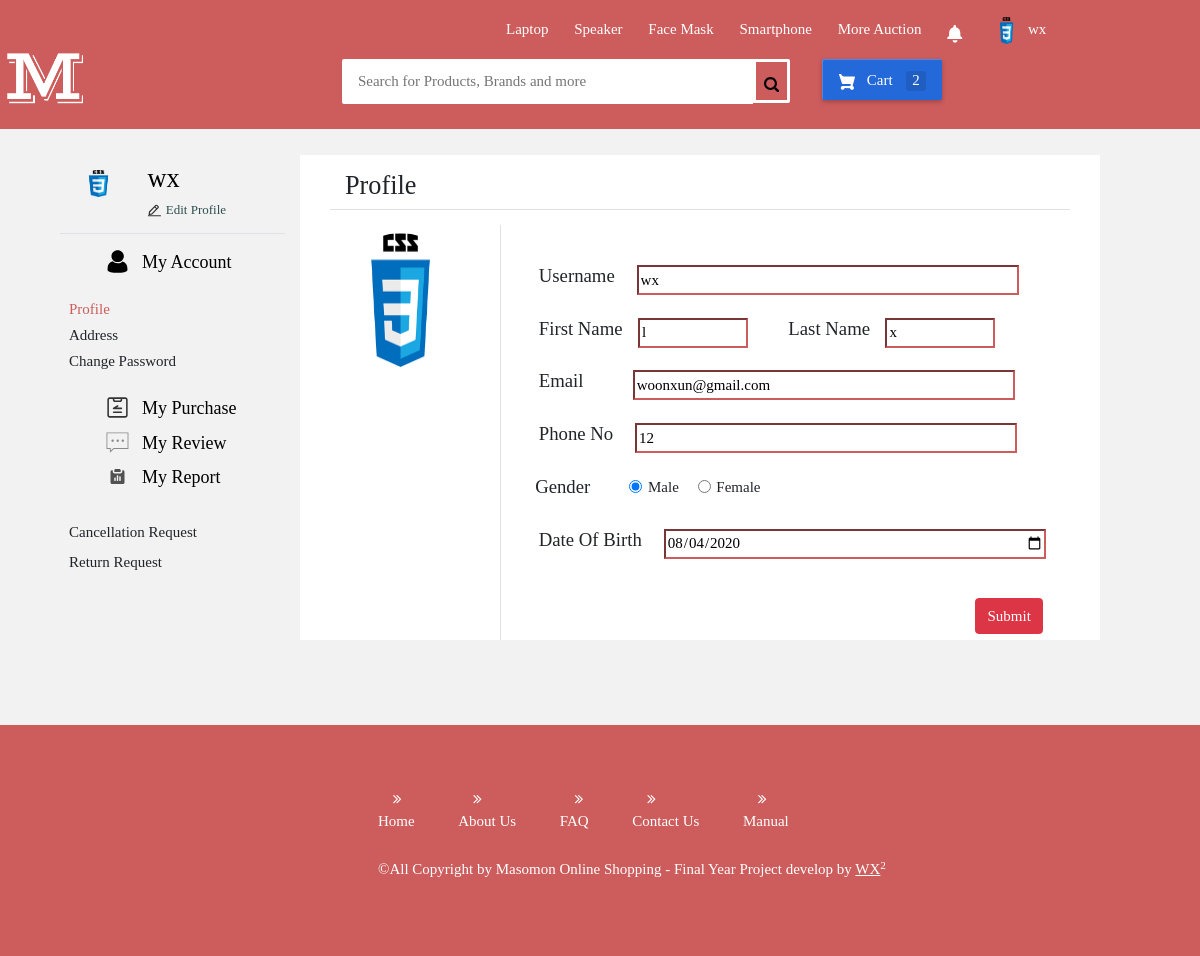
The app's page /user/profile.php (signed in) with its own data.
### tables this page shows
CREATE TABLE `user` (
  `userId` varchar(255) NOT NULL,
  `userName` varchar(255) NOT NULL,
  `firstName` varchar(255) NOT NULL,
  `lastName` varchar(255) NOT NULL,
  `email` varchar(255) NOT NULL,
  `phoneNo` int(11) NOT NULL,
  `gender` varchar(6) NOT NULL,
  `birthday` date NOT NULL,
  `image` varchar(255) NOT NULL,
  `password` varchar(255) NOT NULL,
  `create_date` timestamp NULL DEFAULT NULL,
  `lastLogin` timestamp NOT NULL DEFAULT current_timestamp()
);

### user/profile.php (the view, shortened to what this page needs)
<?php
include("../config.php");
if(isset($_SESSION['username'])){
    $userId = $_SESSION['userId'];
    $getProfile = "Select * from user where userId = '$userId'";
    $resultGetProfile = $conn->query($getProfile);
    if($resultGetProfile->num_rows > 0){
        while($row = $resultGetProfile->fetch_assoc()){
            $userName = $row['userName'];
            $firstName = $row['firstName'];
            $lastName = $row['lastName'];
            $email = $row['email'];
            $phone = $row['phoneNo'];
            $gender = $row['gender'];
            $birthday = $row['birthday'];
            $image = $row['image'];
        }
    }
}
?>
<!DOCTYPE html>
<html lang="en">
<head>
    <link rel="stylesheet" href="../css/reset.css">
    <link rel="stylesheet" href="../css/homestyle.css">
    <link rel="stylesheet" href="../css/userAccount.css">
    <link href="//maxcdn.bootstrapcdn.com/bootstrap/4.0.0/css/bootstrap.min.css" rel="stylesheet" id="bootstrap-css">
    <link href="//maxcdn.bootstrapcdn.com/bootstrap/4.1.1/css/bootstrap.min.css" rel="stylesheet" id="bootstrap-css">
    <link rel="stylesheet" href="https://stackpath.bootstrapcdn.com/font-awesome/4.7.0/css/font-awesome.min.css" />
</head>
<body>
    <div class="body-size">
       <?php require '../user/header.php' ?>
    <form action="../user/profile.php" method="post"  enctype="multipart/form-data">
    <div class="col-md-12 profile-container">
        <div class="row">
            <div class="col-md-3 web-profile-bar" style="padding-left:5%;">
                <div class="col-md-12 border border-top-0 border-left-0 border-right-0 p-sm-2 imges-box-underline">
                    <a href="../user/profile.php">
                        <div class="row">
                            <div class="col-md-4 p-2 images-position">
                                <?php if(isset($_SESSION['username'])){
                                     if(empty($image)){ ?>
                                     <img src="../images/userIcon.png" class="rounded-circle" alt="" width="60%" height="60%">
                                <?php
                                     }else{?>
                                    <img src="../images/profileImage/<?php echo $image;?>" class="rounded-circle" alt="" width="60%" height="60%">
                                <?php }
                                }else{?>
                                    <img src="../images/userIcon.png" class="rounded-circle" alt="" width="60%" height="60%">
                                <?php } ?>
                            </div>
                            <div class="col-md-8">
                                <h3 class="imges-box-underline"><?php echo $userName;?></h3>
                                <h5 class="imges-box-underline">
                                Edit Profile</h5>
                            </div>
                        </div>
                    </a>
                </div>
                <div class="col-md-12 pt-3">
                    <div class="row pl-5">
                        <a href="../user/profile.php" class="profile-account-link">My Account</a>
                            <ul class="account-ul-text">
                                <li class="pt-1 profile-bar-link link-active"  onclick='window.location.href="../user/profile.php"'> Profile </li>
                                <li class="pt-1 profile-bar-link " onclick='window.location.href="../user/address.php"'>Address </li>
                                <li class="pt-1 profile-bar-link " onclick='window.location.href="../user/changePassword.php"'>Change Password </li>
                            </ul>
                    </div>
                    <div class="row pl-5 pt-2">
                        <a href="../user/purchasePage.php" class="profile-account-link">My Purchase</a>
                    </div>
                    <div class="row pl-5 pt-2 ">
                        <a href="../user/myReview.php" class="profile-account-link ">My Review</a>
                    </div>
                    <div class="row pl-5 pt-2">
                        <a href="../user/" class="profile-account-link" style="pointer-events:none">My Report</a>
                            <ul class="account-ul-text pt-1">
                                <li class="pt-2 profile-bar-link" onclick='window.location.href="../user/cancellationRequest.php"'>Cancellation Request</li>
                                <li class="pt-2 profile-bar-link" onclick='window.location.href="../user/returnRequest.php"'>Return Request</li>
                            </ul>
                    </div>
                </div>
            </div>
            <div class="col-md-8 mobile-right-box-m" style="background:white;">
                    <div class="row m-3">
                        <div class="col-md-12 border border-left-0 border-top-0 border-right-0">
                            <h3>Profile</h3>
                        </div>
                    </div>
                    <div class="row">
                        <div class="col-md-3 mt-2">
                            <div class="profile-images-upload">
                                <?php if(isset($_SESSION['username'])){
                                     if(empty($image)){ ?>
                                        <img src="../images/userIcon.png"  id="uimageBox" class="rounded-circle" alt="" width="100%" height="100%">
                                        <div class="profile-click-btn" id="UpdateText">Update</div>
                                <?php
                                     }else{?>
                                    <img src="../images/profileImage/<?php echo $image;?>" id="uimageBox" class="rounded-circle" alt="" width="100%" height="100%">
                                <?php }
                                }else{?>
                                <img src="../images/userIcon.png"  id="uimageBox" class="rounded-circle" alt="" width="100%" height="100%">
                                <div class="profile-click-btn" id="UpdateText">Update</div>
                                <?php } ?>
                            </div>
                        </div>
                        <div class="col-md-9 border border-top-0 border-right-0 border-bottom-0">
                            <div class="row" style="margin: 7% 0% 0% 4%;">
                                <h5>Username</h5>
                                <input type="text" class="profile-input-username" name="username" id="" placeholder="Username" value="<?php echo $userName;?>">
                            </div>
                            <div class="row mobile-input-name">
                                <div class="col-md-5 d-inline-flex">
                                    <h5>First Name</h5>
                                    <input type="text" class="profile-input-firstname" name="firstName" id="" placeholder="First Name" value="<?php echo $firstName;?>">
                                </div>
                                <div class="col-md-5 d-inline-flex">
                                    <h5>Last Name</h5>
                                    <input type="text" class="profile-input-lastname" name="lastName" id="" placeholder="Last Name" value="<?php echo $lastName;?>">
                                </div>
                            </div>
                            <div class="row" style="margin: 4% 0% 0% 4%;">
                                <h5>Email</h5>
                                <input type="email" class="profile-input-email" name="email" id="" placeholder="email" value="<?php echo $email;?>">
                            </div>
                            <div class="row" style="margin: 4% 0% 0% 4%;">
                                <h5>Phone No</h5>
                                <input type="tel" class="profile-input-username" name="phonenumber" id="" placeholder="phone number" value="<?php echo $phone;?>">
                            </div>
                            <div class="row mobile-profile-gender">
                                <h5>Gender</h5>
                                <div class="col-sm-10 d-inline-flex mobile-profile-gender-radio">
                                    <div class="form-check">
                                        <input class="form-check-input" type="radio" name="genderRadio" id="gridRadios1" value="male"  <?php if($gender=="male"){ echo "checked";}?> required/>
                                        <label class="form-check-label" for="gridRadios1">
                                            Male
                                        </label>
                                    </div>
                                    <div class="form-check" style="margin-left: 4%;">
                                        <input class="form-check-input" type="radio" name="genderRadio" id="gridRadios2" value="female"  <?php if($gender=="female"){ echo "checked";}?> required/>
                                        <label class="form-check-label" for="gridRadios2">
                                            Female
                                        </label>
                                    </div>
                                </div>
                            </div>
                            <div class="row" style="margin: 4% 0% 0% 4%;">
                                <h5>Date Of Birth</h5>
                                <input type="date" id="birthday" name="birthday" class="profile-input-birth" value="<?php echo $birthday;?>">
                            </div>
                            <div class="row mobile-profile-submit-btn">
                                <button type="submit" name="updateProfile" class="btn btn-danger">Submit</button>
                            </div>
                        </div>
                    </div>
            </form>
    <?php require '../user/footer.php' ?>
</body>
</html>

### user/header.php (shortened to what this page needs)
 <div class="header-box">
  <div id="flipkart-navbar">
          <div class="container">
              <div class="row row1">
                  <ul class="largenav pull-right">
                      <li class="upper-links"><a class="links" href="../user/searchProduct.php?query=Laptop">Laptop</a></li>
                      <li class="upper-links"><a class="links" href="../user/searchProduct.php?query=Speaker">Speaker</a></li>
                      <li class="upper-links"><a class="links" href="../user/searchProduct.php?query=Face Mask">Face Mask</a></li>
                      <li class="upper-links"><a class="links" href="../user/searchProduct.php?query=Smartphone">Smartphone</a></li>
                      <li class="upper-links"><a class="links" href="../user/auctionProduct.php">More Auction</a></li>
                      <li class="upper-links">
                          <a class="links" href="#">
                          </a>
                      </li>
                      <li class="upper-links">
                              <div class="account-info" id="showAccountBox">
                                  <?php
                                  if(isset($_SESSION['username'])){
                                      $user = $_SESSION['username'];
                                      $GetImage = "select image from user where userName ='$user'";
                                      $resultgetImage=$conn->query($GetImage);
                                      if($resultgetImage->num_rows>0){
                                          while($row = $resultgetImage->fetch_assoc()){
                                              $userImage = $row['image'];
                                  ?>
                                      <img src="../images/profileImage/<?php echo $userImage;?>" alt="" class="account-images">
                                      <span><?php echo $user ;?></span>
                                  <?php
                                              }
                                          }
                                      }else{ ?>
                                  <img src="../images/userIcon.png" alt="" class="account-images">
                                  <span>unlogin</span>
                                 <?php
                                 }
                                 ?>
                              </div>
                      </li>
                  </ul>
              </div>
              <div class="row row2">
                  <div class="col-sm-2 header-content-box">
                      <a href="../user/home.php" style="text-decoration:none;color:black">
                      <h1 style="margin:0px;"><span class="logobox largenav">
                          <img src="../images/user.png"  title="home page" alt="masomon logo" width=100% height=100%>
                      </span></h1>
                      </a>
                  </div>
                  <form id="nav-search">
                      <div class="flipkart-navbar-search smallsearch col-sm-7 col-xs-11">
                          <div class="row mobile-mode-search-bar">
                              <input class="flipkart-navbar-input col-xs-11" type="text" placeholder="Search for Products, Brands and more" name="query" id="inputKeyword">
                              <button type="button" id="searchProductBtn" class="flipkart-navbar-button col-xs-1" name="search">
                              </button>
                          </div>
                  <div class="cart largenav col-sm-2" id="shoppingbag">
                      <a class="cart-button" href="../user/cart.php">
                           Cart
                          <?php
                          if(isset($_SESSION['username'])){
                              $created_date =  date("Y-m-d H:i:s");
                              $userId = $_SESSION['userId'];
                              $countSql = "select count(cartIntegrationId) as countTotal from cartIntegration where userId = '$userId' and cartintegration.cartId = '' AND (cartintegration.detentionPeriod = '0000-00-00 00:00:00' OR cartintegration.detentionPeriod >= '$created_date')";
                              $resultCount = $conn->query($countSql);
                              if($resultCount->num_rows > 0){
                                  while($row = $resultCount->fetch_assoc()){
                                      $CartAvailableCount = $row['countTotal'];
                                  }
                          ?>
                              <span class="item-number "><?php echo $CartAvailableCount;?></span>
                          <?php }else { ?>
                              <span class="item-number ">0</span>
                          <?php }
                          }?>
                      </a>
                  </div>
                  </form>
              </div>
          </div>
      </div>
  </div>
</div>

### records on screen
user: image (picture), userName "wx", username "wx", firstName "l", lastName "x", email "woonxun@gmail.com", phonenumber "12", gender "☑ Male", gender "☐ Female", birthday "08/04/2020"

### other values on screen
$CartAvailableCount "2"
